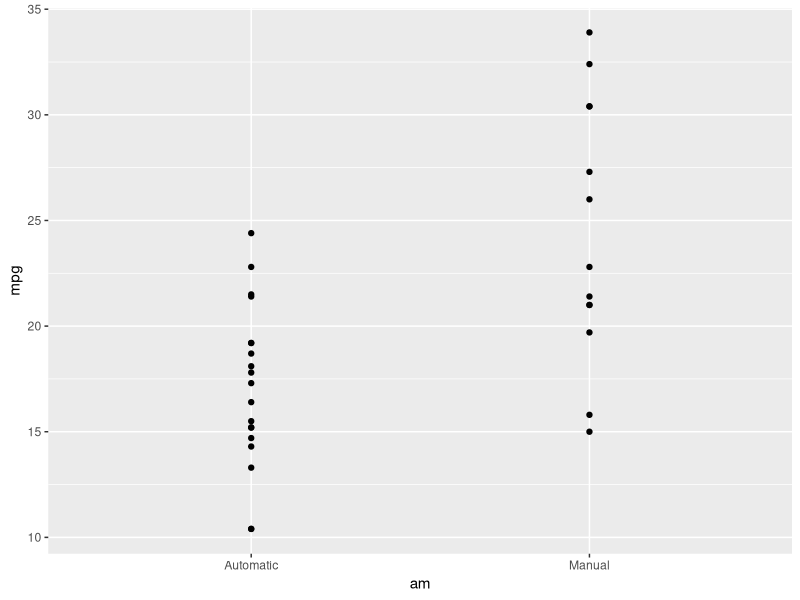
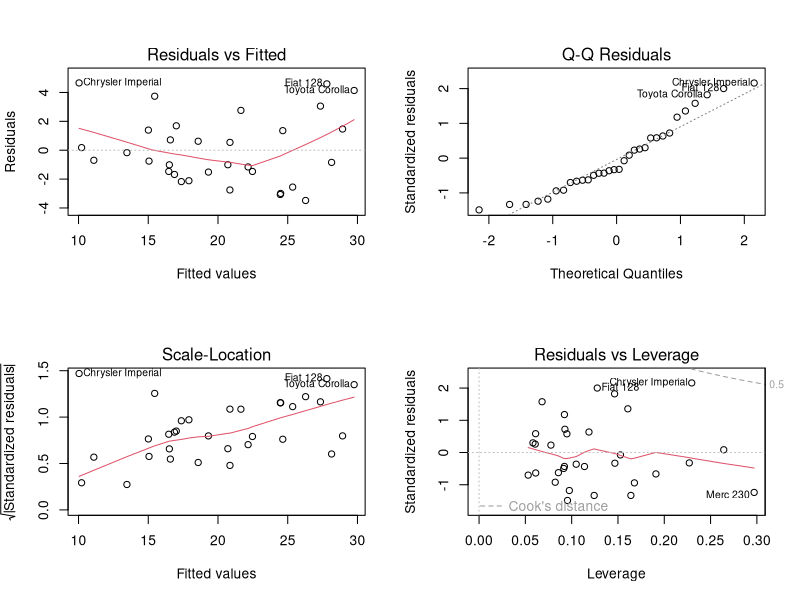

Reproduce these figures in R, in order.
## ---- chunk 1
# Load ggplot2 for first plot, and load dataset.
library(ggplot2)
data(mtcars)

# Change the automatic manual variable to be a factor
mtcars$am <- factor(mtcars$am, levels=c(0,1), labels=c("Automatic", "Manual"))

# Plot mpg as a function of being automatic or manual
g <- ggplot(data=mtcars, aes(x=am, y=mpg))
g <- g + geom_point()
print(g)
## ---- chunk 2
# Perform a T-test between the average MPG for Manual and Automatic
t.test(mtcars[mtcars$am=="Manual",]$mpg, mtcars[mtcars$am=="Automatic",]$mpg)$conf.int
## ---- chunk 3
# Create a model based only "am"
fit1 <- lm(formula = mpg ~ am, data = mtcars)
fit1
## ---- chunk 4
# Create a model based on all the variables in the dataset
fit2 <- lm(formula = mpg ~ ., data = mtcars)
fit2
## ---- chunk 5
# Use the stepwise function to discard variables that are overfitted.
fit3 <- step(fit2, trace=0, steps=10000)
summary(fit3)
## ---- chunk 6
# Create a 2 by 2 area and plot the residuals of the best model
par(mfrow=c(2,2))
plot(fit3)
